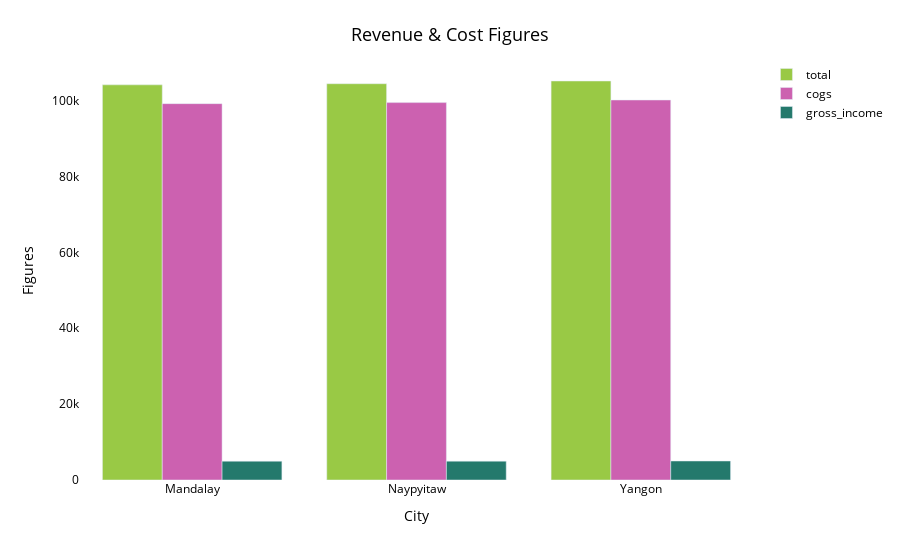

This figure's notebook cell:
### Code cell
fig33= px.bar(marketcity, x='city', y=['total', 'cogs', 'gross_income'],
              color_discrete_sequence = px.colors.qualitative.Vivid[3:8],
             hover_name="city")
fig33.update_layout(title={'text': 'Revenue & Cost Figures','font': {'color': 'black', 'size': 18}},
                    title_x=0.5, title_y=0.95, xaxis_title='City', 
                    yaxis_title='Figures', plot_bgcolor='rgba(0,0,0,0)', 
                    paper_bgcolor='rgba(0,0,0,0)', barmode='group', legend_title_text='',font_color='black' )
fig33.show()

### Figure 1 — Plotly figure (JSON) as saved in the notebook; plotly's stock layout.template omitted (floating-point values rounded to 4 significant figures)
{"data": [{"alignmentgroup": "True", "hovertemplate": "<b>%{hovertext}</b><br><br>variable=total<br>city=%{x}<br>value=%{y}<extra></extra>", "hovertext": ["Mandalay", "Naypyitaw", "Yangon"], "legendgroup": "total", "marker": {"color": "rgb(153, 201, 69)"}, "name": "total", "offsetgroup": "total", "orientation": "v", "showlegend": true, "textposition": "auto", "type": "bar", "x": ["Mandalay", "Naypyitaw", "Yangon"], "xaxis": "x", "y": [104200.0, 104400.0, 105200.0], "yaxis": "y"}, {"alignmentgroup": "True", "hovertemplate": "<b>%{hovertext}</b><br><br>variable=cogs<br>city=%{x}<br>value=%{y}<extra></extra>", "hovertext": ["Mandalay", "Naypyitaw", "Yangon"], "legendgroup": "cogs", "marker": {"color": "rgb(204, 97, 176)"}, "name": "cogs", "offsetgroup": "cogs", "orientation": "v", "showlegend": true, "textposition": "auto", "type": "bar", "x": ["Mandalay", "Naypyitaw", "Yangon"], "xaxis": "x", "y": [99190.0, 99470.0, 100200.0], "yaxis": "y"}, {"alignmentgroup": "True", "hovertemplate": "<b>%{hovertext}</b><br><br>variable=gross_income<br>city=%{x}<br>value=%{y}<extra></extra>", "hovertext": ["Mandalay", "Naypyitaw", "Yangon"], "legendgroup": "gross_income", "marker": {"color": "rgb(36, 121, 108)"}, "name": "gross_income", "offsetgroup": "gross_income", "orientation": "v", "showlegend": true, "textposition": "auto", "type": "bar", "x": ["Mandalay", "Naypyitaw", "Yangon"], "xaxis": "x", "y": [4960.0, 4973.0, 5008.0], "yaxis": "y"}], "layout": {"barmode": "group", "font": {"color": "black"}, "legend": {"title": {"text": ""}, "tracegroupgap": 0}, "margin": {"t": 60}, "paper_bgcolor": "rgba(0,0,0,0)", "plot_bgcolor": "rgba(0,0,0,0)", "title": {"font": {"color": "black", "size": 18}, "text": "Revenue & Cost Figures", "x": 0.5, "y": 0.95}, "xaxis": {"anchor": "y", "domain": [0, 1], "title": {"text": "City"}}, "yaxis": {"anchor": "x", "domain": [0, 1], "title": {"text": "Figures"}}}}
